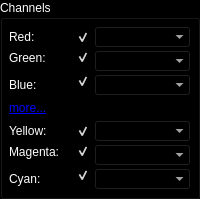
       <widget class="DGroupBox" name="chanGroup">
        <property name="minimumSize">
         <size>
          <width>0</width>
          <height>110</height>
         </size>
        </property>
        <property name="palette">
         <palette>
          <active>
           <colorrole role="WindowText">
            <brush brushstyle="SolidPattern">
             <color alpha="255">
              <red>255</red>
              <green>255</green>
              <blue>255</blue>
             </color>
            </brush>
           </colorrole>
           <colorrole role="Button">
            <brush brushstyle="SolidPattern">
             <color alpha="255">
              <red>0</red>
              <green>0</green>
              <blue>0</blue>
             </color>
            </brush>
           </colorrole>
           <colorrole role="Light">
            <brush brushstyle="SolidPattern">
             <color alpha="255">
              <red>0</red>
              <green>0</green>
              <blue>0</blue>
             </color>
            </brush>
           </colorrole>
           <colorrole role="Midlight">
            <brush brushstyle="SolidPattern">
             <color alpha="255">
              <red>0</red>
              <green>0</green>
              <blue>0</blue>
             </color>
            </brush>
           </colorrole>
           <colorrole role="Dark">
            <brush brushstyle="SolidPattern">
             <color alpha="255">
              <red>0</red>
              <green>0</green>
              <blue>0</blue>
             </color>
            </brush>
           </colorrole>
           <colorrole role="Mid">
            <brush brushstyle="SolidPattern">
             <color alpha="255">
              <red>0</red>
              <green>0</green>
              <blue>0</blue>
             </color>
            </brush>
           </colorrole>
           <colorrole role="Text">
            <brush brushstyle="SolidPattern">
             <color alpha="255">
              <red>255</red>
              <green>255</green>
              <blue>255</blue>
             </color>
            </brush>
           </colorrole>
           <colorrole role="BrightText">
            <brush brushstyle="SolidPattern">
             <color alpha="255">
              <red>255</red>
              <green>255</green>
              <blue>255</blue>
             </color>
            </brush>
           </colorrole>
           <colorrole role="ButtonText">
            <brush brushstyle="SolidPattern">
             <color alpha="255">
              <red>255</red>
              <green>255</green>
              <blue>255</blue>
             </color>
            </brush>
           </colorrole>
           <colorrole role="Base">
            <brush brushstyle="SolidPattern">
             <color alpha="255">
              <red>0</red>
              <green>0</green>
              <blue>0</blue>
             </color>
            </brush>
           </colorrole>
           <colorrole role="Window">
            <brush brushstyle="SolidPattern">
             <color alpha="255">
              <red>0</red>
              <green>0</green>
              <blue>0</blue>
             </color>
            </brush>
           </colorrole>
           <colorrole role="Shadow">
            <brush brushstyle="SolidPattern">
             <color alpha="255">
              <red>0</red>
              <green>0</green>
              <blue>0</blue>
             </color>
            </brush>
           </colorrole>
           <colorrole role="Highlight">
            <brush brushstyle="SolidPattern">
             <color alpha="255">
              <red>43</red>
              <green>72</green>
              <blue>120</blue>
             </color>
            </brush>
           </colorrole>
           <colorrole role="HighlightedText">
            <brush brushstyle="SolidPattern">
             <color alpha="255">
              <red>255</red>
              <green>255</green>
              <blue>255</blue>
             </color>
            </brush>
           </colorrole>
           <colorrole role="Link">
            <brush brushstyle="SolidPattern">
             <color alpha="255">
              <red>0</red>
              <green>0</green>
              <blue>255</blue>
             </color>
            </brush>
           </colorrole>
           <colorrole role="LinkVisited">
            <brush brushstyle="SolidPattern">
             <color alpha="255">
              <red>255</red>
              <green>0</green>
              <blue>255</blue>
             </color>
            </brush>
           </colorrole>
           <colorrole role="AlternateBase">
            <brush brushstyle="SolidPattern">
             <color alpha="255">
              <red>0</red>
              <green>0</green>
              <blue>0</blue>
             </color>
            </brush>
           </colorrole>
          </active>
          <inactive>
           <colorrole role="WindowText">
            <brush brushstyle="SolidPattern">
             <color alpha="255">
              <red>255</red>
              <green>255</green>
              <blue>255</blue>
             </color>
            </brush>
           </colorrole>
           <colorrole role="Button">
            <brush brushstyle="SolidPattern">
             <color alpha="255">
              <red>0</red>
              <green>0</green>
              <blue>0</blue>
             </color>
            </brush>
           </colorrole>
           <colorrole role="Light">
            <brush brushstyle="SolidPattern">
             <color alpha="255">
              <red>0</red>
              <green>0</green>
              <blue>0</blue>
             </color>
            </brush>
           </colorrole>
           <colorrole role="Midlight">
            <brush brushstyle="SolidPattern">
             <color alpha="255">
              <red>0</red>
              <green>0</green>
              <blue>0</blue>
             </color>
            </brush>
           </colorrole>
           <colorrole role="Dark">
            <brush brushstyle="SolidPattern">
             <color alpha="255">
              <red>0</red>
              <green>0</green>
              <blue>0</blue>
             </color>
            </brush>
           </colorrole>
           <colorrole role="Mid">
            <brush brushstyle="SolidPattern">
             <color alpha="255">
              <red>0</red>
              <green>0</green>
              <blue>0</blue>
             </color>
            </brush>
           </colorrole>
           <colorrole role="Text">
            <brush brushstyle="SolidPattern">
             <color alpha="255">
              <red>255</red>
              <green>255</green>
              <blue>255</blue>
             </color>
            </brush>
           </colorrole>
           <colorrole role="BrightText">
            <brush brushstyle="SolidPattern">
             <color alpha="255">
              <red>255</red>
              <green>255</green>
              <blue>255</blue>
             </color>
            </brush>
           </colorrole>
           <colorrole role="ButtonText">
            <brush brushstyle="SolidPattern">
             <color alpha="255">
              <red>255</red>
              <green>255</green>
              <blue>255</blue>
             </color>
            </brush>
           </colorrole>
           <colorrole role="Base">
            <brush brushstyle="SolidPattern">
             <color alpha="255">
              <red>0</red>
              <green>0</green>
              <blue>0</blue>
             </color>
            </brush>
           </colorrole>
           <colorrole role="Window">
            <brush brushstyle="SolidPattern">
             <color alpha="255">
              <red>0</red>
              <green>0</green>
              <blue>0</blue>
             </color>
            </brush>
           </colorrole>
           <colorrole role="Shadow">
            <brush brushstyle="SolidPattern">
             <color alpha="255">
              <red>0</red>
              <green>0</green>
              <blue>0</blue>
             </color>
            </brush>
           </colorrole>
           <colorrole role="Highlight">
            <brush brushstyle="SolidPattern">
             <color alpha="255">
              <red>43</red>
              <green>72</green>
              <blue>120</blue>
             </color>
            </brush>
           </colorrole>
           <colorrole role="HighlightedText">
            <brush brushstyle="SolidPattern">
             <color alpha="255">
              <red>255</red>
              <green>255</green>
              <blue>255</blue>
             </color>
            </brush>
           </colorrole>
           <colorrole role="Link">
            <brush brushstyle="SolidPattern">
             <color alpha="255">
              <red>0</red>
              <green>0</green>
              <blue>255</blue>
             </color>
            </brush>
           </colorrole>
           <colorrole role="LinkVisited">
            <brush brushstyle="SolidPattern">
             <color alpha="255">
              <red>255</red>
              <green>0</green>
              <blue>255</blue>
             </color>
            </brush>
           </colorrole>
           <colorrole role="AlternateBase">
            <brush brushstyle="SolidPattern">
             <color alpha="255">
              <red>0</red>
              <green>0</green>
              <blue>0</blue>
             </color>
            </brush>
           </colorrole>
          </inactive>
          <disabled>
           <colorrole role="WindowText">
            <brush brushstyle="SolidPattern">
             <color alpha="255">
              <red>0</red>
              <green>0</green>
              <blue>0</blue>
             </color>
            </brush>
           </colorrole>
           <colorrole role="Button">
            <brush brushstyle="SolidPattern">
             <color alpha="255">
              <red>0</red>
              <green>0</green>
              <blue>0</blue>
             </color>
            </brush>
           </colorrole>
           <colorrole role="Light">
            <brush brushstyle="SolidPattern">
             <color alpha="255">
              <red>0</red>
              <green>0</green>
              <blue>0</blue>
             </color>
            </brush>
           </colorrole>
           <colorrole role="Midlight">
            <brush brushstyle="SolidPattern">
             <color alpha="255">
              <red>0</red>
              <green>0</green>
              <blue>0</blue>
             </color>
            </brush>
           </colorrole>
           <colorrole role="Dark">
            <brush brushstyle="SolidPattern">
             <color alpha="255">
              <red>0</red>
              <green>0</green>
              <blue>0</blue>
             </color>
            </brush>
           </colorrole>
           <colorrole role="Mid">
            <brush brushstyle="SolidPattern">
             <color alpha="255">
              <red>0</red>
              <green>0</green>
              <blue>0</blue>
             </color>
            </brush>
           </colorrole>
           <colorrole role="Text">
            <brush brushstyle="SolidPattern">
             <color alpha="255">
              <red>0</red>
              <green>0</green>
              <blue>0</blue>
             </color>
            </brush>
           </colorrole>
           <colorrole role="BrightText">
            <brush brushstyle="SolidPattern">
             <color alpha="255">
              <red>255</red>
              <green>255</green>
              <blue>255</blue>
             </color>
            </brush>
           </colorrole>
           <colorrole role="ButtonText">
            <brush brushstyle="SolidPattern">
             <color alpha="255">
              <red>0</red>
              <green>0</green>
              <blue>0</blue>
             </color>
            </brush>
           </colorrole>
           <colorrole role="Base">
            <brush brushstyle="SolidPattern">
             <color alpha="255">
              <red>0</red>
              <green>0</green>
              <blue>0</blue>
             </color>
            </brush>
           </colorrole>
           <colorrole role="Window">
            <brush brushstyle="SolidPattern">
             <color alpha="255">
              <red>0</red>
              <green>0</green>
              <blue>0</blue>
             </color>
            </brush>
           </colorrole>
           <colorrole role="Shadow">
            <brush brushstyle="SolidPattern">
             <color alpha="255">
              <red>0</red>
              <green>0</green>
              <blue>0</blue>
             </color>
            </brush>
           </colorrole>
           <colorrole role="Highlight">
            <brush brushstyle="SolidPattern">
             <color alpha="255">
              <red>43</red>
              <green>72</green>
              <blue>120</blue>
             </color>
            </brush>
           </colorrole>
           <colorrole role="HighlightedText">
            <brush brushstyle="SolidPattern">
             <color alpha="255">
              <red>255</red>
              <green>255</green>
              <blue>255</blue>
             </color>
            </brush>
           </colorrole>
           <colorrole role="Link">
            <brush brushstyle="SolidPattern">
             <color alpha="255">
              <red>0</red>
              <green>0</green>
              <blue>255</blue>
             </color>
            </brush>
           </colorrole>
           <colorrole role="LinkVisited">
            <brush brushstyle="SolidPattern">
             <color alpha="255">
              <red>255</red>
              <green>0</green>
              <blue>255</blue>
             </color>
            </brush>
           </colorrole>
           <colorrole role="AlternateBase">
            <brush brushstyle="SolidPattern">
             <color alpha="255">
              <red>0</red>
              <green>0</green>
              <blue>0</blue>
             </color>
            </brush>
           </colorrole>
          </disabled>
         </palette>
        </property>
        <property name="title">
         <string>Channels</string>
        </property>
        <layout class="QVBoxLayout" name="verticalLayout_3">
         <property name="spacing">
          <number>4</number>
         </property>
         <property name="margin">
          <number>6</number>
         </property>
         <item>
          <widget class="QWidget" name="rgbChannelsWidget" native="true">
           <property name="minimumSize">
            <size>
             <width>0</width>
             <height>64</height>
            </size>
           </property>
           <layout class="QGridLayout" name="gridLayout_2">
            <property name="horizontalSpacing">
             <number>4</number>
            </property>
            <property name="verticalSpacing">
             <number>2</number>
            </property>
            <property name="margin">
             <number>0</number>
            </property>
            <item row="0" column="0">
             <widget class="QLabel" name="redLabel">
              <property name="text">
               <string>Red:</string>
              </property>
             </widget>
            </item>
            <item row="0" column="1">
             <widget class="QCheckBox" name="redCheck">
              <property name="sizePolicy">
               <sizepolicy hsizetype="Maximum" vsizetype="Minimum">
                <horstretch>0</horstretch>
                <verstretch>0</verstretch>
               </sizepolicy>
              </property>
              <property name="toolTip">
               <string>Trigger visibility of the Red channel</string>
              </property>
              <property name="layoutDirection">
               <enum>Qt::RightToLeft</enum>
              </property>
              <property name="text">
               <string/>
              </property>
              <property name="checked">
               <bool>true</bool>
              </property>
             </widget>
            </item>
            <item row="0" column="2">
             <widget class="QComboBox" name="redCombo">
              <property name="minimumSize">
               <size>
                <width>97</width>
                <height>20</height>
               </size>
              </property>
             </widget>
            </item>
            <item row="1" column="0">
             <widget class="QLabel" name="greenLabel">
              <property name="text">
               <string>Green:</string>
              </property>
             </widget>
            </item>
            <item row="1" column="1">
             <widget class="QCheckBox" name="greenCheck">
              <property name="sizePolicy">
               <sizepolicy hsizetype="Maximum" vsizetype="Minimum">
                <horstretch>0</horstretch>
                <verstretch>0</verstretch>
               </sizepolicy>
              </property>
              <property name="toolTip">
               <string>Trigger visibility of the Green channel</string>
              </property>
              <property name="layoutDirection">
               <enum>Qt::RightToLeft</enum>
              </property>
              <property name="text">
               <string/>
              </property>
              <property name="checked">
               <bool>true</bool>
              </property>
             </widget>
            </item>
            <item row="1" column="2" rowspan="2">
             <widget class="QComboBox" name="greenCombo">
              <property name="minimumSize">
               <size>
                <width>97</width>
                <height>20</height>
               </size>
              </property>
             </widget>
            </item>
            <item row="2" column="1" rowspan="2">
             <widget class="QCheckBox" name="blueCheck">
              <property name="sizePolicy">
               <sizepolicy hsizetype="Maximum" vsizetype="Minimum">
                <horstretch>0</horstretch>
                <verstretch>0</verstretch>
               </sizepolicy>
              </property>
              <property name="toolTip">
               <string>Trigger visibility of the Blue channel</string>
              </property>
              <property name="layoutDirection">
               <enum>Qt::RightToLeft</enum>
              </property>
              <property name="text">
               <string/>
              </property>
              <property name="checked">
               <bool>true</bool>
              </property>
             </widget>
            </item>
            <item row="3" column="0">
             <widget class="QLabel" name="blueLabel">
              <property name="text">
               <string>Blue:</string>
              </property>
             </widget>
            </item>
            <item row="3" column="2">
             <widget class="QComboBox" name="blueCombo">
              <property name="minimumSize">
               <size>
                <width>97</width>
                <height>20</height>
               </size>
              </property>
             </widget>
            </item>
           </layout>
          </widget>
         </item>
         <item>
          <widget class="QLabel" name="moreChannelsLabel">
           <property name="minimumSize">
            <size>
             <width>0</width>
             <height>16</height>
            </size>
           </property>
           <property name="cursor">
            <cursorShape>PointingHandCursor</cursorShape>
           </property>
           <property name="text">
            <string>&lt;a href=&quot;#&quot;&gt;more...&lt;/a&gt;</string>
           </property>
           <property name="textFormat">
            <enum>Qt::RichText</enum>
           </property>
          </widget>
         </item>
         <item>
          <widget class="QWidget" name="exChannelsWidget" native="true">
           <property name="enabled">
            <bool>true</bool>
           </property>
           <property name="minimumSize">
            <size>
             <width>0</width>
             <height>64</height>
            </size>
           </property>
           <property name="palette">
            <palette>
             <active>
              <colorrole role="WindowText">
               <brush brushstyle="SolidPattern">
                <color alpha="255">
                 <red>255</red>
                 <green>255</green>
                 <blue>255</blue>
                </color>
               </brush>
              </colorrole>
              <colorrole role="Button">
               <brush brushstyle="SolidPattern">
                <color alpha="255">
                 <red>0</red>
                 <green>0</green>
                 <blue>0</blue>
                </color>
               </brush>
              </colorrole>
              <colorrole role="Light">
               <brush brushstyle="SolidPattern">
                <color alpha="255">
                 <red>0</red>
                 <green>0</green>
                 <blue>0</blue>
                </color>
               </brush>
              </colorrole>
              <colorrole role="Dark">
               <brush brushstyle="SolidPattern">
                <color alpha="255">
                 <red>0</red>
                 <green>0</green>
                 <blue>0</blue>
                </color>
               </brush>
              </colorrole>
              <colorrole role="Text">
               <brush brushstyle="SolidPattern">
                <color alpha="255">
                 <red>255</red>
                 <green>255</green>
                 <blue>255</blue>
                </color>
               </brush>
              </colorrole>
              <colorrole role="ButtonText">
               <brush brushstyle="SolidPattern">
                <color alpha="255">
                 <red>255</red>
                 <green>255</green>
                 <blue>255</blue>
                </color>
               </brush>
              </colorrole>
              <colorrole role="Base">
               <brush brushstyle="SolidPattern">
                <color alpha="255">
                 <red>0</red>
                 <green>0</green>
                 <blue>0</blue>
                </color>
               </brush>
              </colorrole>
              <colorrole role="Window">
               <brush brushstyle="SolidPattern">
                <color alpha="255">
                 <red>0</red>
                 <green>0</green>
                 <blue>0</blue>
                </color>
               </brush>
              </colorrole>
             </active>
             <inactive>
              <colorrole role="WindowText">
               <brush brushstyle="SolidPattern">
                <color alpha="255">
                 <red>255</red>
                 <green>255</green>
                 <blue>255</blue>
                </color>
               </brush>
              </colorrole>
              <colorrole role="Button">
               <brush brushstyle="SolidPattern">
                <color alpha="255">
                 <red>0</red>
                 <green>0</green>
                 <blue>0</blue>
                </color>
               </brush>
              </colorrole>
              <colorrole role="Light">
               <brush brushstyle="SolidPattern">
                <color alpha="255">
                 <red>0</red>
                 <green>0</green>
                 <blue>0</blue>
                </color>
               </brush>
              </colorrole>
              <colorrole role="Dark">
               <brush brushstyle="SolidPattern">
                <color alpha="255">
                 <red>0</red>
                 <green>0</green>
                 <blue>0</blue>
                </color>
               </brush>
              </colorrole>
              <colorrole role="Text">
               <brush brushstyle="SolidPattern">
                <color alpha="255">
                 <red>255</red>
                 <green>255</green>
                 <blue>255</blue>
                </color>
               </brush>
              </colorrole>
              <colorrole role="ButtonText">
               <brush brushstyle="SolidPattern">
                <color alpha="255">
                 <red>255</red>
                 <green>255</green>
                 <blue>255</blue>
                </color>
               </brush>
              </colorrole>
              <colorrole role="Base">
               <brush brushstyle="SolidPattern">
                <color alpha="255">
                 <red>0</red>
                 <green>0</green>
                 <blue>0</blue>
                </color>
               </brush>
              </colorrole>
              <colorrole role="Window">
               <brush brushstyle="SolidPattern">
                <color alpha="255">
                 <red>0</red>
                 <green>0</green>
                 <blue>0</blue>
                </color>
               </brush>
              </colorrole>
             </inactive>
             <disabled>
              <colorrole role="WindowText">
               <brush brushstyle="SolidPattern">
                <color alpha="255">
                 <red>0</red>
                 <green>0</green>
                 <blue>0</blue>
                </color>
               </brush>
              </colorrole>
              <colorrole role="Button">
               <brush brushstyle="SolidPattern">
                <color alpha="255">
                 <red>0</red>
                 <green>0</green>
                 <blue>0</blue>
                </color>
               </brush>
              </colorrole>
              <colorrole role="Light">
               <brush brushstyle="SolidPattern">
                <color alpha="255">
                 <red>0</red>
                 <green>0</green>
                 <blue>0</blue>
                </color>
               </brush>
              </colorrole>
              <colorrole role="Dark">
               <brush brushstyle="SolidPattern">
                <color alpha="255">
                 <red>0</red>
                 <green>0</green>
                 <blue>0</blue>
                </color>
               </brush>
              </colorrole>
              <colorrole role="Text">
               <brush brushstyle="SolidPattern">
                <color alpha="255">
                 <red>0</red>
                 <green>0</green>
                 <blue>0</blue>
                </color>
               </brush>
              </colorrole>
              <colorrole role="ButtonText">
               <brush brushstyle="SolidPattern">
                <color alpha="255">
                 <red>0</red>
                 <green>0</green>
                 <blue>0</blue>
                </color>
               </brush>
              </colorrole>
              <colorrole role="Base">
               <brush brushstyle="SolidPattern">
                <color alpha="255">
                 <red>0</red>
                 <green>0</green>
                 <blue>0</blue>
                </color>
               </brush>
              </colorrole>
              <colorrole role="Window">
               <brush brushstyle="SolidPattern">
                <color alpha="255">
                 <red>0</red>
                 <green>0</green>
                 <blue>0</blue>
                </color>
               </brush>
              </colorrole>
             </disabled>
            </palette>
           </property>
           <layout class="QGridLayout" name="gridLayout">
            <property name="horizontalSpacing">
             <number>4</number>
            </property>
            <property name="verticalSpacing">
             <number>2</number>
            </property>
            <property name="margin">
             <number>0</number>
            </property>
            <item row="0" column="1">
             <widget class="QCheckBox" name="yellowCheck">
              <property name="sizePolicy">
               <sizepolicy hsizetype="Maximum" vsizetype="Minimum">
                <horstretch>0</horstretch>
                <verstretch>0</verstretch>
               </sizepolicy>
              </property>
              <property name="toolTip">
               <string>Trigger visibility of the Red channel</string>
              </property>
              <property name="layoutDirection">
               <enum>Qt::RightToLeft</enum>
              </property>
              <property name="text">
               <string/>
              </property>
              <property name="checked">
               <bool>true</bool>
              </property>
             </widget>
            </item>
            <item row="0" column="2">
             <widget class="QComboBox" name="yellowCombo">
              <property name="minimumSize">
               <size>
                <width>97</width>
                <height>20</height>
               </size>
              </property>
             </widget>
            </item>
            <item row="1" column="0">
             <widget class="QLabel" name="magentaLabel">
              <property name="text">
               <string>Magenta:</string>
              </property>
             </widget>
            </item>
            <item row="1" column="1">
             <widget class="QCheckBox" name="magentaCheck">
              <property name="sizePolicy">
               <sizepolicy hsizetype="Maximum" vsizetype="Minimum">
                <horstretch>0</horstretch>
                <verstretch>0</verstretch>
               </sizepolicy>
              </property>
              <property name="toolTip">
               <string>Trigger visibility of the Green channel</string>
              </property>
              <property name="layoutDirection">
               <enum>Qt::RightToLeft</enum>
              </property>
              <property name="text">
               <string/>
              </property>
              <property name="checked">
               <bool>true</bool>
              </property>
             </widget>
            </item>
            <item row="1" column="2" rowspan="2">
             <widget class="QComboBox" name="magentaCombo">
              <property name="minimumSize">
               <size>
                <width>97</width>
                <height>20</height>
               </size>
              </property>
             </widget>
            </item>
            <item row="2" column="1" rowspan="2">
             <widget class="QCheckBox" name="cyanCheck">
              <property name="sizePolicy">
               <sizepolicy hsizetype="Maximum" vsizetype="Minimum">
                <horstretch>0</horstretch>
                <verstretch>0</verstretch>
               </sizepolicy>
              </property>
              <property name="toolTip">
               <string>Trigger visibility of the Blue channel</string>
              </property>
              <property name="layoutDirection">
               <enum>Qt::RightToLeft</enum>
              </property>
              <property name="text">
               <string/>
              </property>
              <property name="checked">
               <bool>true</bool>
              </property>
             </widget>
            </item>
            <item row="3" column="0">
             <widget class="QLabel" name="cyanLabel">
              <property name="text">
               <string>Cyan:</string>
              </property>
             </widget>
            </item>
            <item row="3" column="2">
             <widget class="QComboBox" name="cyanCombo">
              <property name="minimumSize">
               <size>
                <width>97</width>
                <height>20</height>
               </size>
              </property>
             </widget>
            </item>
            <item row="0" column="0">
             <widget class="QLabel" name="yellowLabel">
              <property name="text">
               <string>Yellow:</string>
              </property>
             </widget>
            </item>
           </layout>
          </widget>
         </item>
        </layout>
       </widget>
